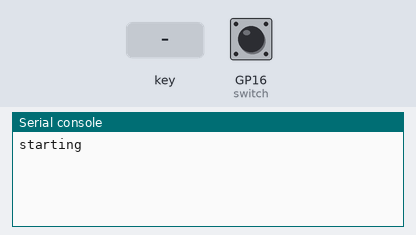
This program was run on a simulated Raspberry Pi Pico running CircuitPython. Parts: the last lines printed to the serial console. Inputs (shaded band) come from the test bench; at power-on: GP16 (switch) HIGH. USB keyboard and mouse output is not drawn.

Above: at 1.2 s.
1.3 s: key number 0 pressed for 0.2 s
At 1.9 s:
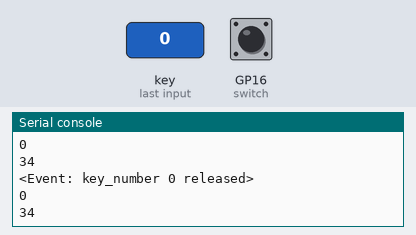
2.8 s: key number 1 pressed for 0.2 s
At 4.2 s:
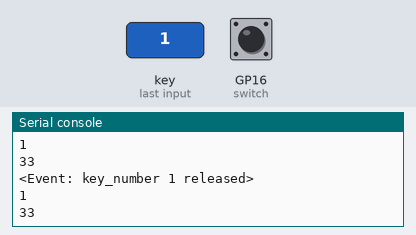
Timing chart, 0 to 5.8 s (numbered marks = the images above; inputs shaded):
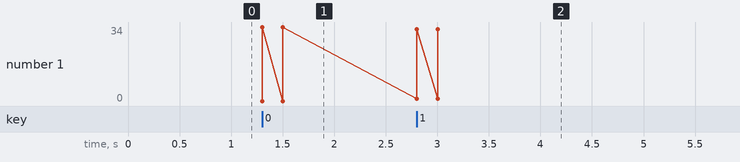

The program:

code.py
```python
import time
import board
import keypad
from digitalio import DigitalInOut, Direction, Pull
import usb_hid
from adafruit_hid.keyboard import Keyboard
from adafruit_hid.keycode import Keycode

#KEY    #Mapping    Row     Column
#1       4          GP7     GP6
#2       3          GP7     GP5
#3       2          GP7     GP4
#4       1          GP7     GP3
#5       0          GP7     GP2
#6       10
#7
#8
#9
#0
#Q       9          GP8     GP6
#W       8          GP8     GP5
#E       7          GP8     GP4
#R       6          GP8     GP3
#T       5          GP8     GP2

kbd = Keyboard(usb_hid.devices)

mappings = {
    4: Keycode.ONE,
    3: Keycode.TWO,
    2: Keycode.THREE,
    1: Keycode.FOUR,
    0: Keycode.FIVE,
    10: Keycode.SIX,
    11: Keycode.SEVEN,
    12: Keycode.EIGHT,
    13: Keycode.NINE,
    14: Keycode.ZERO,
    20: Keycode.Y,
    21: Keycode.U,
    22: Keycode.I,
    23: Keycode.O,
    24: Keycode.P,
    9: Keycode.Q,
    8: Keycode.W,
    7: Keycode.E,
    6: Keycode.R,
    5: Keycode.T,
    19: Keycode.A,
    18: Keycode.S,
    17: Keycode.D,
    16: Keycode.F,
    15: Keycode.G,
    30: Keycode.H,
    31: Keycode.J,
    32: Keycode.K,
    33: Keycode.L,
    34: Keycode.ENTER,
    29: Keycode.SHIFT,
    28: Keycode.Z,
    27: Keycode.X,
    26: Keycode.C,
    25: Keycode.V,
    35: Keycode.B,
    36: Keycode.N,
    37: Keycode.M,
    38: Keycode.PERIOD,
    39: Keycode.SPACE
}

km = keypad.KeyMatrix(
    row_pins=(board.GP7, board.GP8, board.GP9, board.GP10, board.GP11, board.GP12, board.GP13, board.GP14), #rows
    column_pins=(board.GP2, board.GP3, board.GP4, board.GP5, board.GP6) #cols
)

switch = DigitalInOut(board.GP16)
switch.direction = Direction.INPUT
switch.pull = Pull.UP
print("starting")
while True:
    while switch.value: #Disable if GP16 and GND are connected
        event = km.events.get()
        if event:
            #help(event)
            print(event)
            print(event.key_number)
            print(mappings.get(event.key_number))
            key = mappings.get(event.key_number)
            if event.pressed:
                kbd.press(key)
            else:
                kbd.release(key)
    time.sleep(0.5)
```

Measured:
- after the input at 1.3 s, the serial console: prints a new line at once (image 1)
- after the input at 2.8 s, the serial console: prints a new line at once (image 2)
- plotted number 1: 34 → 33 after the input at 2.8 s
